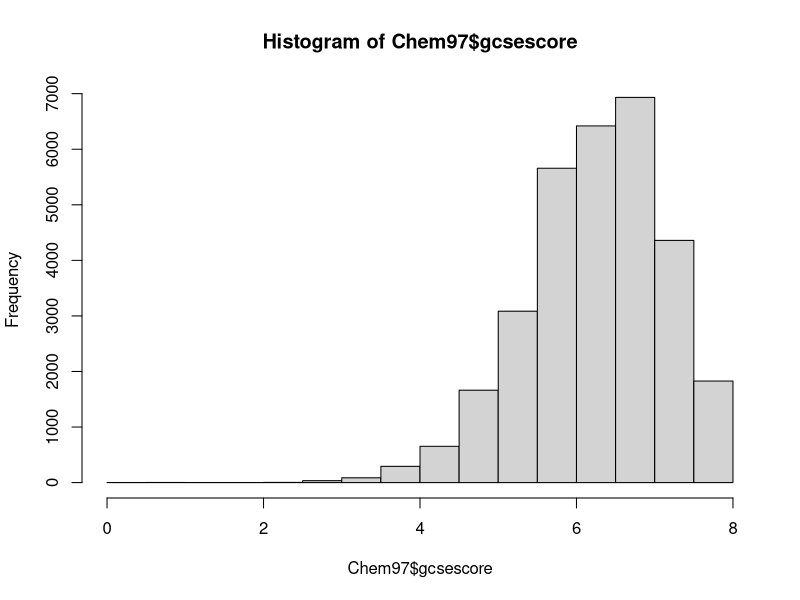
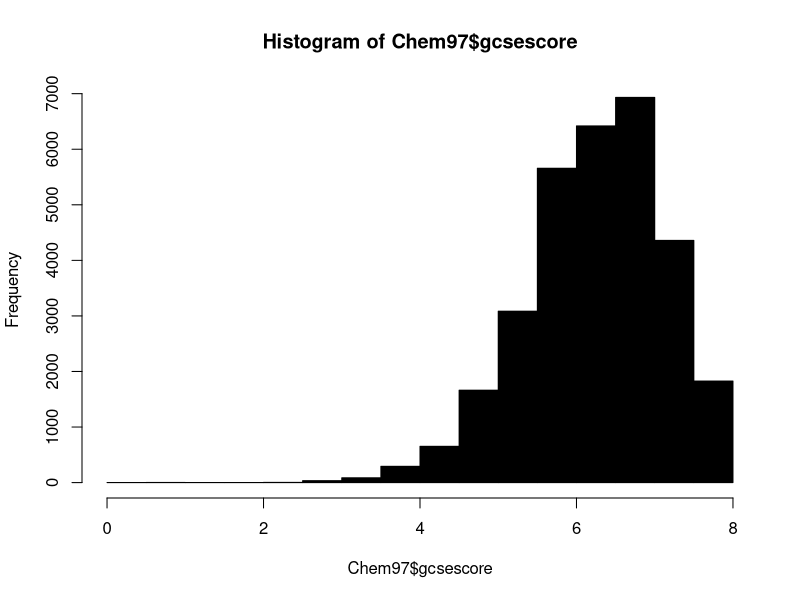
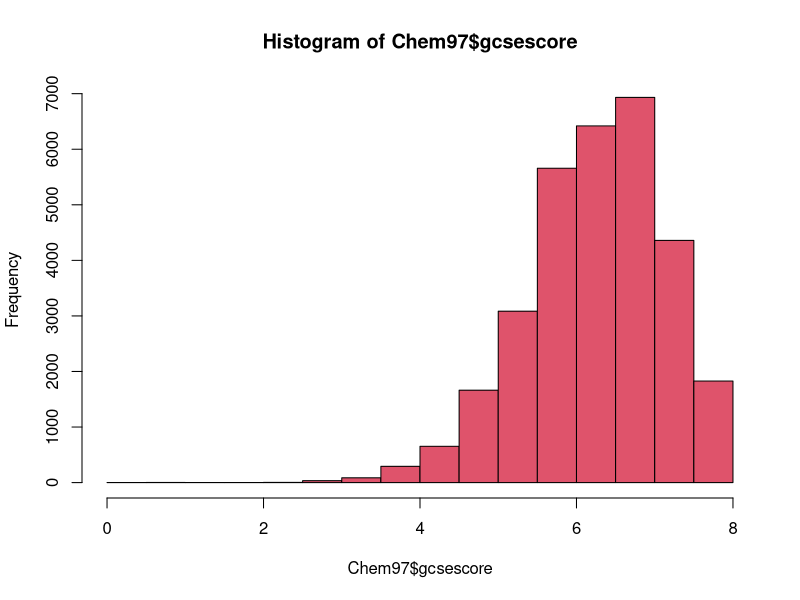
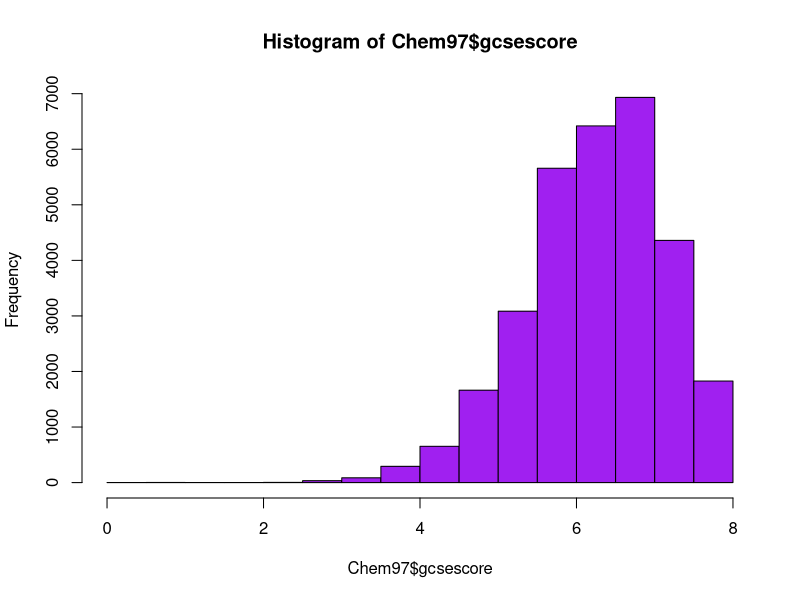
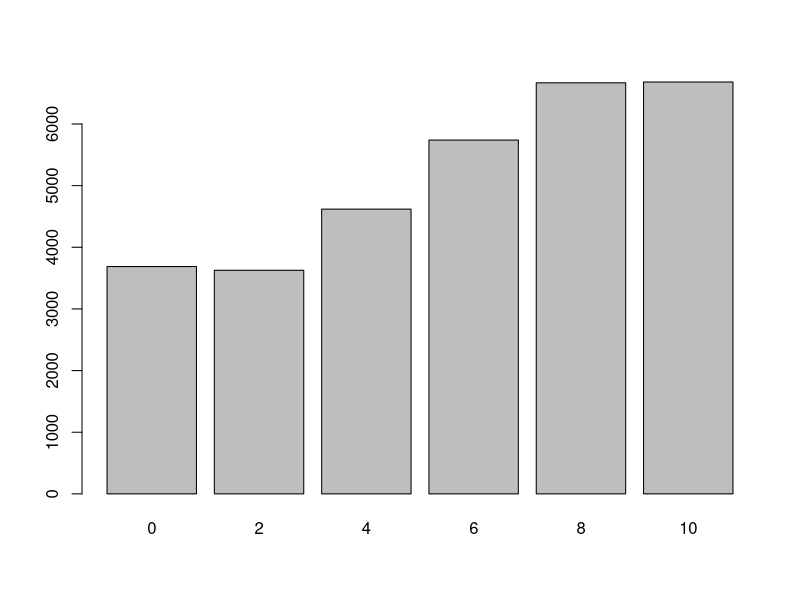
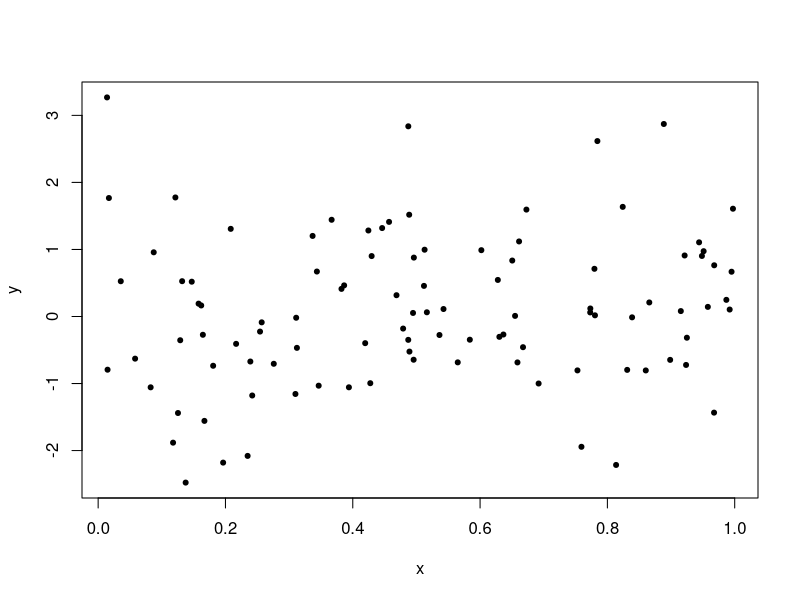
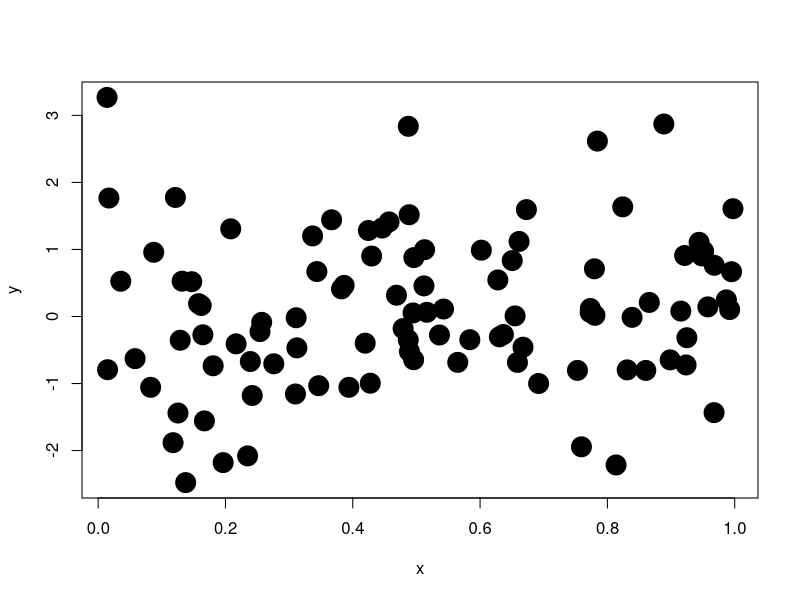
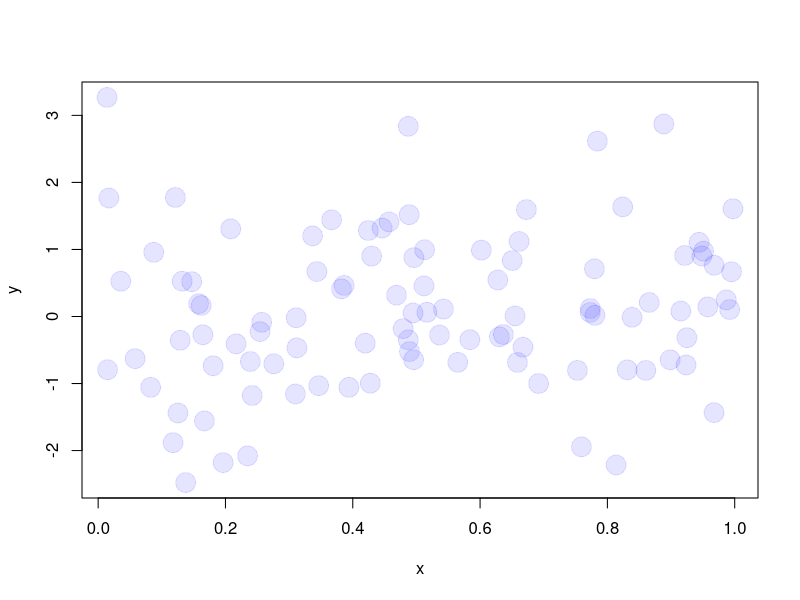

Write R code to recreate these figures, in order.
library(mlmRev)
data(Chem97)
hist(Chem97$gcsescore)
hist(Chem97$gcsescore,col=1)
hist(Chem97$gcsescore,col=2)
hist(Chem97$gcsescore,
     col="purple")

tabScore <- table(Chem97$score)
barplot(tabScore)

x <- runif(100)
y <- rnorm(100)

plot(x,y,pch=20)
plot(x,y,pch=20,cex=4)
plot(x,y,pch=20,cex=4,
     col=rgb(0,0,1,.1))
